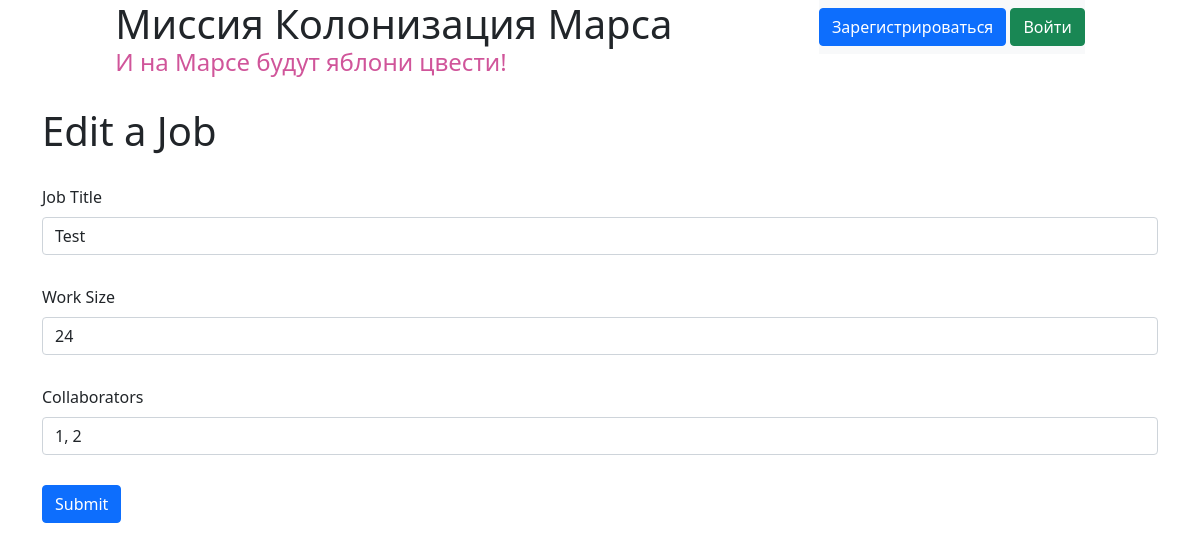
/change_job/1, run on an earlier commit of the app's database.
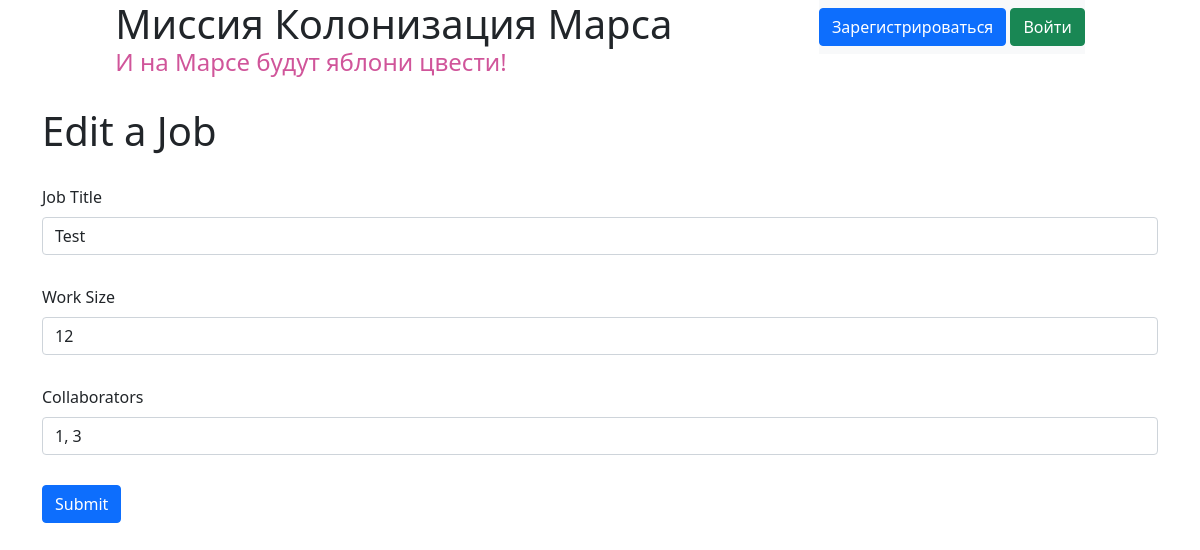
And on a later commit of the database.
### data/jobs.py (models this page shows)
class Jobs(SqlAlchemyBase, SerializerMixin):
    __tablename__ = 'jobs'
    id = sqlalchemy.Column(sqlalchemy.Integer, primary_key=True, autoincrement=True)
    team_leader = sqlalchemy.Column(sqlalchemy.Integer, sqlalchemy.ForeignKey("users.id"), nullable=True)
    team_lead = orm.relation('User')
    job = sqlalchemy.Column(sqlalchemy.String, nullable=True)
    work_size = sqlalchemy.Column(sqlalchemy.Integer, nullable=True)
    collaborators = sqlalchemy.Column(sqlalchemy.String, nullable=True)
    start_date = sqlalchemy.Column(sqlalchemy.DateTime, default=datetime.datetime.now)
    is_finished = sqlalchemy.Column(sqlalchemy.Boolean, nullable=True)

### main.py (the view, shortened to what this page needs)
@app.route("/change_job/<job_id>", methods=['GET', 'POST'])
def change_job(job_id):
    url_style = url_for('static', filename='css/style.css')
    form = JobForm()
    db_sess = db_session.create_session()
    print(form.validate_on_submit())
    job = db_sess.query(Jobs).filter(Jobs.id == job_id).first()
    return render_template("change_job.html", url_style=url_style, form=form, job=job)

### forms/job.py
class JobForm(FlaskForm):
    job = StringField('Job Title', validators=[DataRequired()])
    work_size = IntegerField('Время работы', validators=[DataRequired()])
    collaborators = StringField('Collaborators', validators=[DataRequired()])
    is_finished = BooleanField('Is job finished?')
    submit = SubmitField('Submit')

### data/db_session.py (called while the page is built)
def create_session() -> Session:
    global __factory
    return __factory()

### templates/change_job.html (shortened to what this page needs)
{% extends "base.html" %}
{% block content %}
<div class="container">
    <h1 class="h1-job">Edit a Job</h1>
    <form action="" method="post" novalidate>
        <div class="form-outline form">
            <label class="form-label" for="form1">Job Title</label>
            {{ form.job(class='form-control', id='form1', type='text', value=job.job) }}
        </div>
        <div class="form-outline form">
            <label class="form-label" for="form2">Work Size</label>
            {{ form.work_size(class='form-control', id='form2', type='text', value=job.work_size) }}
        </div>
        <div class="form-outline form">
            <label class="form-label" for="form3">Collaborators</label>
            {{ form.job(class='form-control', id='form3', type='text', value=job.collaborators) }}
        </div>
        {{ form.submit(class='btn btn-primary form')}}
    </form>
</div>
{% endblock %}

What changed in the data, as far as the page shows it:
changed Jobs "Test": work_size "24" → "12"; job "1, 2" → "1, 3"
